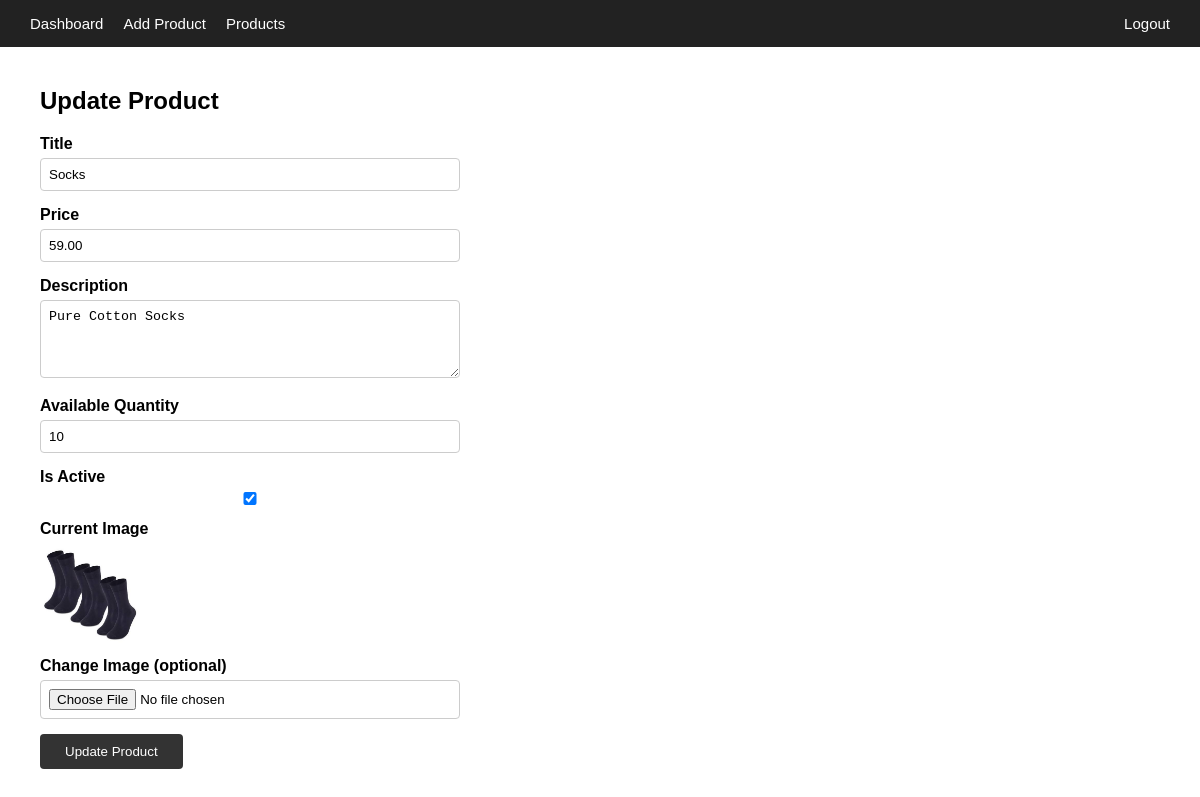
Page /seller/update-product/4/ on the committed database.
### arynjay_store/models.py (models this page shows)
class Product(models.Model):
    product_id = models.AutoField(primary_key=True)
    product_title = models.CharField(max_length=200)
    product_price = models.DecimalField(max_digits=10, decimal_places=2)
    product_description = models.TextField()
    created_at = models.DateTimeField(auto_now_add=True)
    modified_at = models.DateTimeField(auto_now=True)
    is_active = models.BooleanField(default=True)
    available_qty = models.IntegerField()
    product_img = models.ImageField(upload_to='products/')

### arynjay_store/views.py (the view, shortened to what this page needs)
# urls.py: path('seller/update-product/<int:product_id>/', views.seller_update_product, name='seller_update_product'),
def seller_update_product(request, product_id):
    product = get_object_or_404(Product, product_id=product_id)
    return render(request, 'seller_update_product.html', {'product': product})

### templates/seller_update_product.html (shortened to what this page needs)
<!DOCTYPE html>
<html lang="en">
<head>
</head>
<body>
<nav>
    <a href="{% url 'seller_dashboard' %}">Dashboard</a>
    <a href="{% url 'seller_add_product' %}">Add Product</a>
    <a href="{% url 'seller_products' %}">Products</a>
    <a href="{% url 'logout' %}" style="margin-left: auto;">Logout</a>
</nav>
<main>
    <h2>Update Product</h2>
    <form method="POST" enctype="multipart/form-data">
        <label>Title</label>
        <input type="text" name="product_title" value="{{ product.product_title }}" required>
        <label>Price</label>
        <input type="number" name="product_price" step="0.01" value="{{ product.product_price }}" required>
        <label>Description</label>
        <textarea name="product_description" rows="4" required>{{ product.product_description }}</textarea>
        <label>Available Quantity</label>
        <input type="number" name="available_qty" value="{{ product.available_qty }}" required>
        <label>Is Active</label>
        <input type="checkbox" name="is_active" {% if product.is_active %}checked{% endif %}>
        <label>Current Image</label>
        <div class="current-img">
            <img src="{{ product.product_img.url }}" alt="current image">
        </div>
        <label>Change Image (optional)</label>
        <input type="file" name="product_img" accept="image/*">
        <button type="submit">Update Product</button>
    </form>
</main>
</body>
</html>

### templates/seller_update_product.html (style rules this page uses)
* { margin: 0; padding: 0; box-sizing: border-box; }
body { font-family: Arial, sans-serif; }
nav { background-color: #222; padding: 15px 30px; display: flex; gap: 20px; }
nav a { color: white; text-decoration: none; font-size: 15px; }
main { padding: 40px; max-width: 500px; }
h2 { margin-bottom: 20px; }
label { display: block; margin-bottom: 5px; font-weight: bold; }
input, textarea { width: 100%; padding: 8px; margin-bottom: 15px; border: 1px solid #ccc; border-radius: 4px; }
button { padding: 10px 25px; background-color: #333; color: white; border: none; border-radius: 4px; cursor: pointer; }
.current-img { margin-bottom: 10px; }
.current-img img { width: 100px; height: 100px; object-fit: cover; }

### rows in the picture
Product: product_title "Socks", product_price "59.00", product_description "Pure Cotton Socks", available_qty "10", is_active "☑", product_img (picture)
